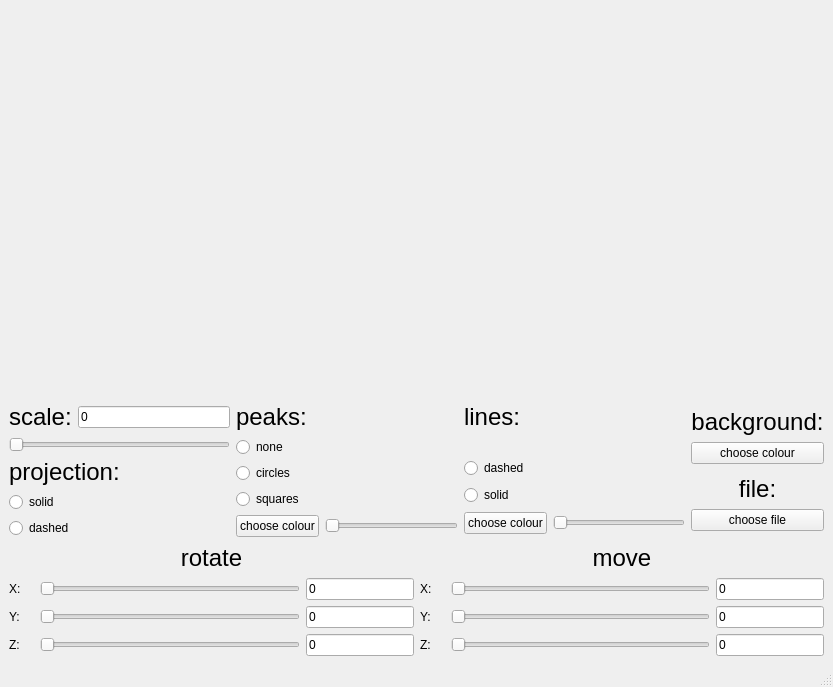
<?xml version="1.0" encoding="UTF-8"?>
<ui version="4.0">
 <class>Window</class>
 <widget class="QMainWindow" name="Window">
  <property name="geometry">
   <rect>
    <x>0</x>
    <y>0</y>
    <width>833</width>
    <height>687</height>
   </rect>
  </property>
  <property name="windowTitle">
   <string>Window</string>
  </property>
  <widget class="QWidget" name="centralwidget">
   <layout class="QGridLayout" name="gridLayout">
    <item row="0" column="0">
     <widget class="MyGLWidget" name="widget" native="true"/>
    </item>
    <item row="1" column="0">
     <layout class="QVBoxLayout" name="verticalLayout_14">
      <item>
       <layout class="QHBoxLayout" name="horizontalLayout_8">
        <item>
         <layout class="QVBoxLayout" name="verticalLayout_12">
          <item>
           <layout class="QHBoxLayout" name="horizontalLayout_7">
            <item>
             <widget class="QLabel" name="label_9">
              <property name="sizePolicy">
               <sizepolicy hsizetype="Preferred" vsizetype="Fixed">
                <horstretch>0</horstretch>
                <verstretch>0</verstretch>
               </sizepolicy>
              </property>
              <property name="font">
               <font>
                <pointsize>18</pointsize>
               </font>
              </property>
              <property name="text">
               <string>scale:</string>
              </property>
             </widget>
            </item>
            <item>
             <widget class="QLineEdit" name="lineEdit_7">
              <property name="text">
               <string>0</string>
              </property>
             </widget>
            </item>
           </layout>
          </item>
          <item>
           <widget class="QSlider" name="horizontalSlider_7">
            <property name="orientation">
             <enum>Qt::Horizontal</enum>
            </property>
           </widget>
          </item>
          <item>
           <layout class="QVBoxLayout" name="verticalLayout_4">
            <item>
             <widget class="QLabel" name="label_10">
              <property name="sizePolicy">
               <sizepolicy hsizetype="Preferred" vsizetype="Fixed">
                <horstretch>0</horstretch>
                <verstretch>0</verstretch>
               </sizepolicy>
              </property>
              <property name="font">
               <font>
                <pointsize>18</pointsize>
               </font>
              </property>
              <property name="text">
               <string>projection:</string>
              </property>
              <property name="alignment">
               <set>Qt::AlignLeading|Qt::AlignLeft|Qt::AlignVCenter</set>
              </property>
             </widget>
            </item>
            <item>
             <layout class="QVBoxLayout" name="verticalLayout_5">
              <item>
               <widget class="QRadioButton" name="radioButton_7">
                <property name="text">
                 <string>solid</string>
                </property>
               </widget>
              </item>
              <item>
               <widget class="QRadioButton" name="radioButton_6">
                <property name="text">
                 <string>dashed</string>
                </property>
               </widget>
              </item>
             </layout>
            </item>
           </layout>
          </item>
         </layout>
        </item>
        <item>
         <layout class="QVBoxLayout" name="verticalLayout_6">
          <item>
           <widget class="QLabel" name="label_11">
            <property name="sizePolicy">
             <sizepolicy hsizetype="Preferred" vsizetype="Fixed">
              <horstretch>0</horstretch>
              <verstretch>0</verstretch>
             </sizepolicy>
            </property>
            <property name="font">
             <font>
              <pointsize>18</pointsize>
             </font>
            </property>
            <property name="text">
             <string>peaks:</string>
            </property>
            <property name="textFormat">
             <enum>Qt::AutoText</enum>
            </property>
            <property name="alignment">
             <set>Qt::AlignLeading|Qt::AlignLeft|Qt::AlignVCenter</set>
            </property>
           </widget>
          </item>
          <item>
           <layout class="QVBoxLayout" name="verticalLayout_7">
            <item>
             <widget class="QRadioButton" name="radioButton">
              <property name="text">
               <string>none</string>
              </property>
             </widget>
            </item>
            <item>
             <widget class="QRadioButton" name="radioButton_2">
              <property name="text">
               <string>circles</string>
              </property>
             </widget>
            </item>
            <item>
             <widget class="QRadioButton" name="radioButton_3">
              <property name="text">
               <string>squares</string>
              </property>
             </widget>
            </item>
            <item>
             <layout class="QHBoxLayout" name="horizontalLayout_14">
              <item>
               <widget class="QPushButton" name="pushButton">
                <property name="text">
                 <string>choose colour</string>
                </property>
               </widget>
              </item>
              <item>
               <widget class="QSlider" name="horizontalSlider_8">
                <property name="orientation">
                 <enum>Qt::Horizontal</enum>
                </property>
               </widget>
              </item>
             </layout>
            </item>
           </layout>
          </item>
         </layout>
        </item>
        <item>
         <layout class="QVBoxLayout" name="verticalLayout_8">
          <item>
           <widget class="QLabel" name="label_12">
            <property name="sizePolicy">
             <sizepolicy hsizetype="Preferred" vsizetype="Fixed">
              <horstretch>0</horstretch>
              <verstretch>0</verstretch>
             </sizepolicy>
            </property>
            <property name="font">
             <font>
              <pointsize>18</pointsize>
             </font>
            </property>
            <property name="text">
             <string>lines:</string>
            </property>
            <property name="alignment">
             <set>Qt::AlignLeading|Qt::AlignLeft|Qt::AlignVCenter</set>
            </property>
           </widget>
          </item>
          <item>
           <layout class="QVBoxLayout" name="verticalLayout_9">
            <item>
             <spacer name="horizontalSpacer">
              <property name="orientation">
               <enum>Qt::Horizontal</enum>
              </property>
              <property name="sizeHint" stdset="0">
               <size>
                <width>40</width>
                <height>20</height>
               </size>
              </property>
             </spacer>
            </item>
            <item>
             <widget class="QRadioButton" name="radioButton_4">
              <property name="text">
               <string>dashed</string>
              </property>
             </widget>
            </item>
            <item>
             <widget class="QRadioButton" name="radioButton_5">
              <property name="text">
               <string>solid</string>
              </property>
             </widget>
            </item>
            <item>
             <layout class="QHBoxLayout" name="horizontalLayout_15">
              <item>
               <widget class="QPushButton" name="pushButton_2">
                <property name="text">
                 <string>choose colour</string>
                </property>
               </widget>
              </item>
              <item>
               <widget class="QSlider" name="horizontalSlider_9">
                <property name="orientation">
                 <enum>Qt::Horizontal</enum>
                </property>
               </widget>
              </item>
             </layout>
            </item>
           </layout>
          </item>
         </layout>
        </item>
        <item>
         <layout class="QVBoxLayout" name="verticalLayout_13">
          <item>
           <layout class="QVBoxLayout" name="verticalLayout_10">
            <item>
             <widget class="QLabel" name="label_13">
              <property name="sizePolicy">
               <sizepolicy hsizetype="Preferred" vsizetype="Fixed">
                <horstretch>0</horstretch>
                <verstretch>0</verstretch>
               </sizepolicy>
              </property>
              <property name="font">
               <font>
                <pointsize>18</pointsize>
               </font>
              </property>
              <property name="text">
               <string>background:</string>
              </property>
              <property name="alignment">
               <set>Qt::AlignCenter</set>
              </property>
             </widget>
            </item>
            <item>
             <widget class="QPushButton" name="pushButton_3">
              <property name="text">
               <string>choose colour</string>
              </property>
             </widget>
            </item>
           </layout>
          </item>
          <item>
           <layout class="QVBoxLayout" name="verticalLayout_11">
            <item>
             <widget class="QLabel" name="label_14">
              <property name="sizePolicy">
               <sizepolicy hsizetype="Preferred" vsizetype="Fixed">
                <horstretch>0</horstretch>
                <verstretch>0</verstretch>
               </sizepolicy>
              </property>
              <property name="font">
               <font>
                <pointsize>18</pointsize>
               </font>
              </property>
              <property name="text">
               <string>file:</string>
              </property>
              <property name="alignment">
               <set>Qt::AlignCenter</set>
              </property>
             </widget>
            </item>
            <item>
             <widget class="QPushButton" name="pushButton_4">
              <property name="text">
               <string>choose file</string>
              </property>
             </widget>
            </item>
           </layout>
          </item>
         </layout>
        </item>
       </layout>
      </item>
      <item>
       <layout class="QHBoxLayout" name="horizontalLayout_10">
        <item>
         <layout class="QVBoxLayout" name="verticalLayout_3">
          <item>
           <widget class="QLabel" name="label_5">
            <property name="sizePolicy">
             <sizepolicy hsizetype="Preferred" vsizetype="Fixed">
              <horstretch>0</horstretch>
              <verstretch>0</verstretch>
             </sizepolicy>
            </property>
            <property name="font">
             <font>
              <pointsize>18</pointsize>
             </font>
            </property>
            <property name="text">
             <string>rotate</string>
            </property>
            <property name="alignment">
             <set>Qt::AlignCenter</set>
            </property>
           </widget>
          </item>
          <item>
           <layout class="QHBoxLayout" name="horizontalLayout_4">
            <item>
             <widget class="QLabel" name="label_6">
              <property name="sizePolicy">
               <sizepolicy hsizetype="Fixed" vsizetype="Fixed">
                <horstretch>0</horstretch>
                <verstretch>0</verstretch>
               </sizepolicy>
              </property>
              <property name="minimumSize">
               <size>
                <width>25</width>
                <height>0</height>
               </size>
              </property>
              <property name="text">
               <string>X:</string>
              </property>
             </widget>
            </item>
            <item>
             <widget class="QSlider" name="xRotSldr">
              <property name="sizePolicy">
               <sizepolicy hsizetype="Expanding" vsizetype="Fixed">
                <horstretch>0</horstretch>
                <verstretch>0</verstretch>
               </sizepolicy>
              </property>
              <property name="orientation">
               <enum>Qt::Horizontal</enum>
              </property>
             </widget>
            </item>
            <item>
             <widget class="QLineEdit" name="lineEdit_4">
              <property name="sizePolicy">
               <sizepolicy hsizetype="Fixed" vsizetype="Fixed">
                <horstretch>0</horstretch>
                <verstretch>0</verstretch>
               </sizepolicy>
              </property>
              <property name="minimumSize">
               <size>
                <width>25</width>
                <height>0</height>
               </size>
              </property>
              <property name="text">
               <string>0</string>
              </property>
             </widget>
            </item>
           </layout>
          </item>
          <item>
           <layout class="QHBoxLayout" name="horizontalLayout_5">
            <item>
             <widget class="QLabel" name="label_7">
              <property name="sizePolicy">
               <sizepolicy hsizetype="Fixed" vsizetype="Fixed">
                <horstretch>0</horstretch>
                <verstretch>0</verstretch>
               </sizepolicy>
              </property>
              <property name="minimumSize">
               <size>
                <width>25</width>
                <height>0</height>
               </size>
              </property>
              <property name="text">
               <string>Y:</string>
              </property>
             </widget>
            </item>
            <item>
             <widget class="QSlider" name="horizontalSlider_5">
              <property name="sizePolicy">
               <sizepolicy hsizetype="Expanding" vsizetype="Fixed">
                <horstretch>0</horstretch>
                <verstretch>0</verstretch>
               </sizepolicy>
              </property>
              <property name="orientation">
               <enum>Qt::Horizontal</enum>
              </property>
             </widget>
            </item>
            <item>
             <widget class="QLineEdit" name="lineEdit_5">
              <property name="sizePolicy">
               <sizepolicy hsizetype="Fixed" vsizetype="Fixed">
                <horstretch>0</horstretch>
                <verstretch>0</verstretch>
               </sizepolicy>
              </property>
              <property name="minimumSize">
               <size>
                <width>25</width>
                <height>0</height>
               </size>
              </property>
              <property name="text">
               <string>0</string>
              </property>
             </widget>
            </item>
           </layout>
          </item>
          <item>
           <layout class="QHBoxLayout" name="horizontalLayout_6">
            <item>
             <widget class="QLabel" name="label_8">
              <property name="sizePolicy">
               <sizepolicy hsizetype="Fixed" vsizetype="Fixed">
                <horstretch>0</horstretch>
                <verstretch>0</verstretch>
               </sizepolicy>
              </property>
              <property name="minimumSize">
               <size>
                <width>25</width>
                <height>0</height>
               </size>
              </property>
              <property name="text">
               <string>Z:</string>
              </property>
             </widget>
            </item>
            <item>
             <widget class="QSlider" name="horizontalSlider_6">
              <property name="sizePolicy">
               <sizepolicy hsizetype="Expanding" vsizetype="Fixed">
                <horstretch>0</horstretch>
                <verstretch>0</verstretch>
               </sizepolicy>
              </property>
              <property name="orientation">
               <enum>Qt::Horizontal</enum>
              </property>
             </widget>
            </item>
            <item>
             <widget class="QLineEdit" name="lineEdit_6">
              <property name="sizePolicy">
               <sizepolicy hsizetype="Fixed" vsizetype="Fixed">
                <horstretch>0</horstretch>
                <verstretch>0</verstretch>
               </sizepolicy>
              </property>
              <property name="minimumSize">
               <size>
                <width>25</width>
                <height>0</height>
               </size>
              </property>
              <property name="text">
               <string>0</string>
              </property>
             </widget>
            </item>
           </layout>
          </item>
         </layout>
        </item>
        <item>
         <layout class="QVBoxLayout" name="verticalLayout_2">
          <item>
           <widget class="QLabel" name="label_4">
            <property name="sizePolicy">
             <sizepolicy hsizetype="Preferred" vsizetype="Fixed">
              <horstretch>0</horstretch>
              <verstretch>0</verstretch>
             </sizepolicy>
            </property>
            <property name="font">
             <font>
              <pointsize>18</pointsize>
             </font>
            </property>
            <property name="text">
             <string>move</string>
            </property>
            <property name="alignment">
             <set>Qt::AlignCenter</set>
            </property>
           </widget>
          </item>
          <item>
           <layout class="QHBoxLayout" name="horizontalLayout">
            <item>
             <widget class="QLabel" name="label">
              <property name="sizePolicy">
               <sizepolicy hsizetype="Fixed" vsizetype="Fixed">
                <horstretch>0</horstretch>
                <verstretch>0</verstretch>
               </sizepolicy>
              </property>
              <property name="minimumSize">
               <size>
                <width>25</width>
                <height>0</height>
               </size>
              </property>
              <property name="text">
               <string>X:</string>
              </property>
             </widget>
            </item>
            <item>
             <widget class="QSlider" name="horizontalSlider">
              <property name="orientation">
               <enum>Qt::Horizontal</enum>
              </property>
             </widget>
            </item>
            <item>
             <widget class="QLineEdit" name="lineEdit">
              <property name="sizePolicy">
               <sizepolicy hsizetype="Fixed" vsizetype="Fixed">
                <horstretch>0</horstretch>
                <verstretch>0</verstretch>
               </sizepolicy>
              </property>
              <property name="minimumSize">
               <size>
                <width>25</width>
                <height>0</height>
               </size>
              </property>
              <property name="text">
               <string>0</string>
              </property>
             </widget>
            </item>
           </layout>
          </item>
          <item>
           <layout class="QHBoxLayout" name="horizontalLayout_2">
            <item>
             <widget class="QLabel" name="label_2">
              <property name="sizePolicy">
               <sizepolicy hsizetype="Fixed" vsizetype="Fixed">
                <horstretch>0</horstretch>
                <verstretch>0</verstretch>
               </sizepolicy>
              </property>
              <property name="minimumSize">
               <size>
                <width>25</width>
                <height>0</height>
               </size>
              </property>
              <property name="text">
               <string>Y:</string>
              </property>
             </widget>
            </item>
            <item>
             <widget class="QSlider" name="horizontalSlider_2">
              <property name="orientation">
               <enum>Qt::Horizontal</enum>
              </property>
             </widget>
            </item>
            <item>
             <widget class="QLineEdit" name="lineEdit_2">
              <property name="sizePolicy">
               <sizepolicy hsizetype="Fixed" vsizetype="Fixed">
                <horstretch>0</horstretch>
                <verstretch>0</verstretch>
               </sizepolicy>
              </property>
              <property name="minimumSize">
               <size>
                <width>25</width>
                <height>0</height>
               </size>
              </property>
              <property name="text">
               <string>0</string>
              </property>
             </widget>
            </item>
           </layout>
          </item>
          <item>
           <layout class="QHBoxLayout" name="horizontalLayout_3">
            <item>
             <widget class="QLabel" name="label_3">
              <property name="sizePolicy">
               <sizepolicy hsizetype="Fixed" vsizetype="Fixed">
                <horstretch>0</horstretch>
                <verstretch>0</verstretch>
               </sizepolicy>
              </property>
              <property name="minimumSize">
               <size>
                <width>25</width>
                <height>0</height>
               </size>
              </property>
              <property name="text">
               <string>Z:</string>
              </property>
             </widget>
            </item>
            <item>
             <widget class="QSlider" name="horizontalSlider_3">
              <property name="orientation">
               <enum>Qt::Horizontal</enum>
              </property>
             </widget>
            </item>
            <item>
             <widget class="QLineEdit" name="lineEdit_3">
              <property name="sizePolicy">
               <sizepolicy hsizetype="Fixed" vsizetype="Fixed">
                <horstretch>0</horstretch>
                <verstretch>0</verstretch>
               </sizepolicy>
              </property>
              <property name="minimumSize">
               <size>
                <width>25</width>
                <height>0</height>
               </size>
              </property>
              <property name="text">
               <string>0</string>
              </property>
             </widget>
            </item>
           </layout>
          </item>
         </layout>
        </item>
       </layout>
      </item>
     </layout>
    </item>
   </layout>
  </widget>
  <widget class="QStatusBar" name="statusbar"/>
 </widget>
 <customwidgets>
  <customwidget>
   <class>MyGLWidget</class>
   <extends>QWidget</extends>
   <header location="global">view/myglwidget.h</header>
   <container>1</container>
  </customwidget>
 </customwidgets>
 <resources/>
 <connections/>
</ui>
